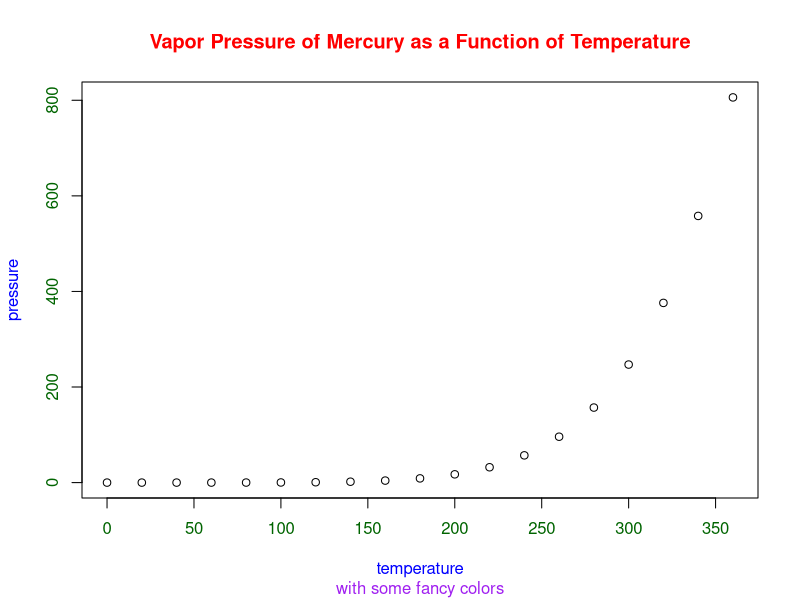
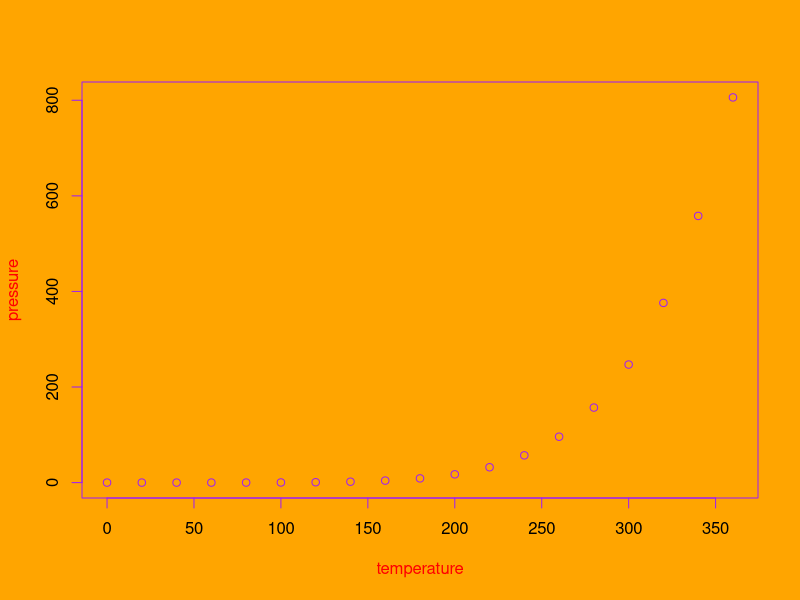
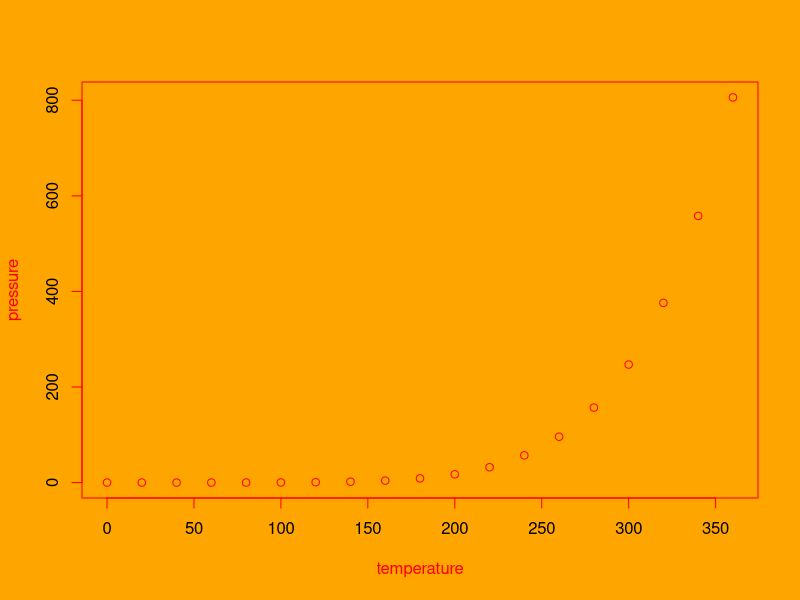
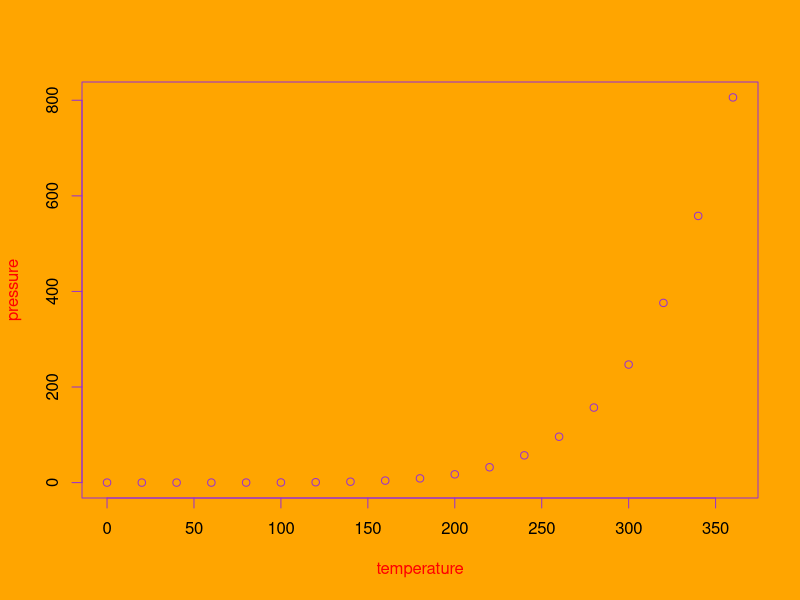
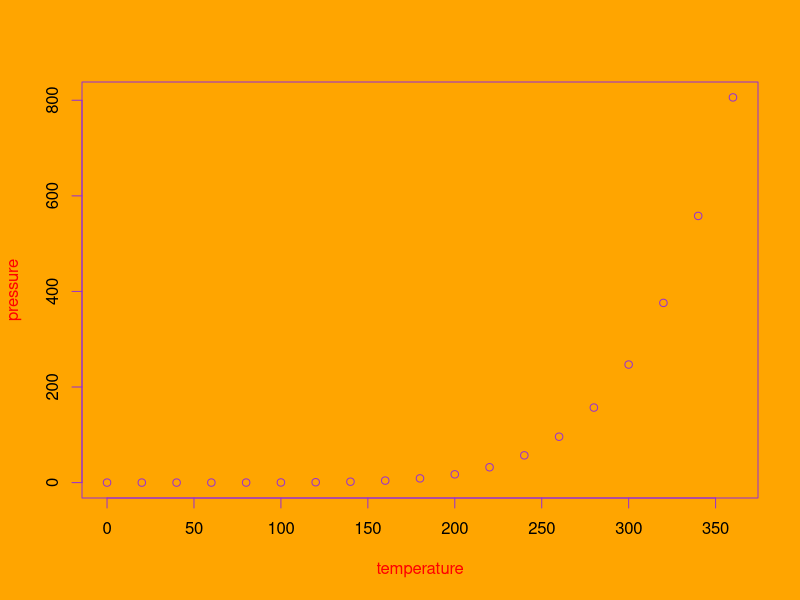

These charts were generated, in order, by the following R code:
# Paul Murrell's book on RGraphics is highly recommended
# some of my examples inherit strongly from his presentations
# https://www.stat.auckland.ac.nz/~paul/RGraphics/rgraphics.html

# one example for colors into R plot:
plot(pressure, col.axis="darkgreen", col.lab="blue", col.main="red", col.sub="purple",
     main="Vapor Pressure of Mercury as a Function of Temperature", sub="with some fancy colors")

# can also specify the foreground and background colors,
# but we should use par() function to do so
par( fg="purple", bg="orange", col.lab="red" )
plot(pressure)

# there are many ways to specify the colors we want to use in R:

# one way is just use the color name directly:
par(fg="red")
plot(pressure)

# convert a named color to rgb values, and then use the rgb values:
col2rgb("darkorchid")
par(fg=rgb(153,50,204,maxColorValue=255))
plot(pressure)

# the default is 1 not 255, so we could scale by colors/255, to avoid using the maxColorValue parameter:
par(fg=rgb(153/255,50/255,204/255))
plot(pressure)

# what are the other named colors?  what are their rgb values?
mymatrix <- col2rgb(colors())  # get the rgb values of the named colors
colnames(mymatrix) <- colors() # name the columns of the matrix to have these named colors
t(mymatrix)    # take a transpose, i.e., convert columns to rows and vice versa

